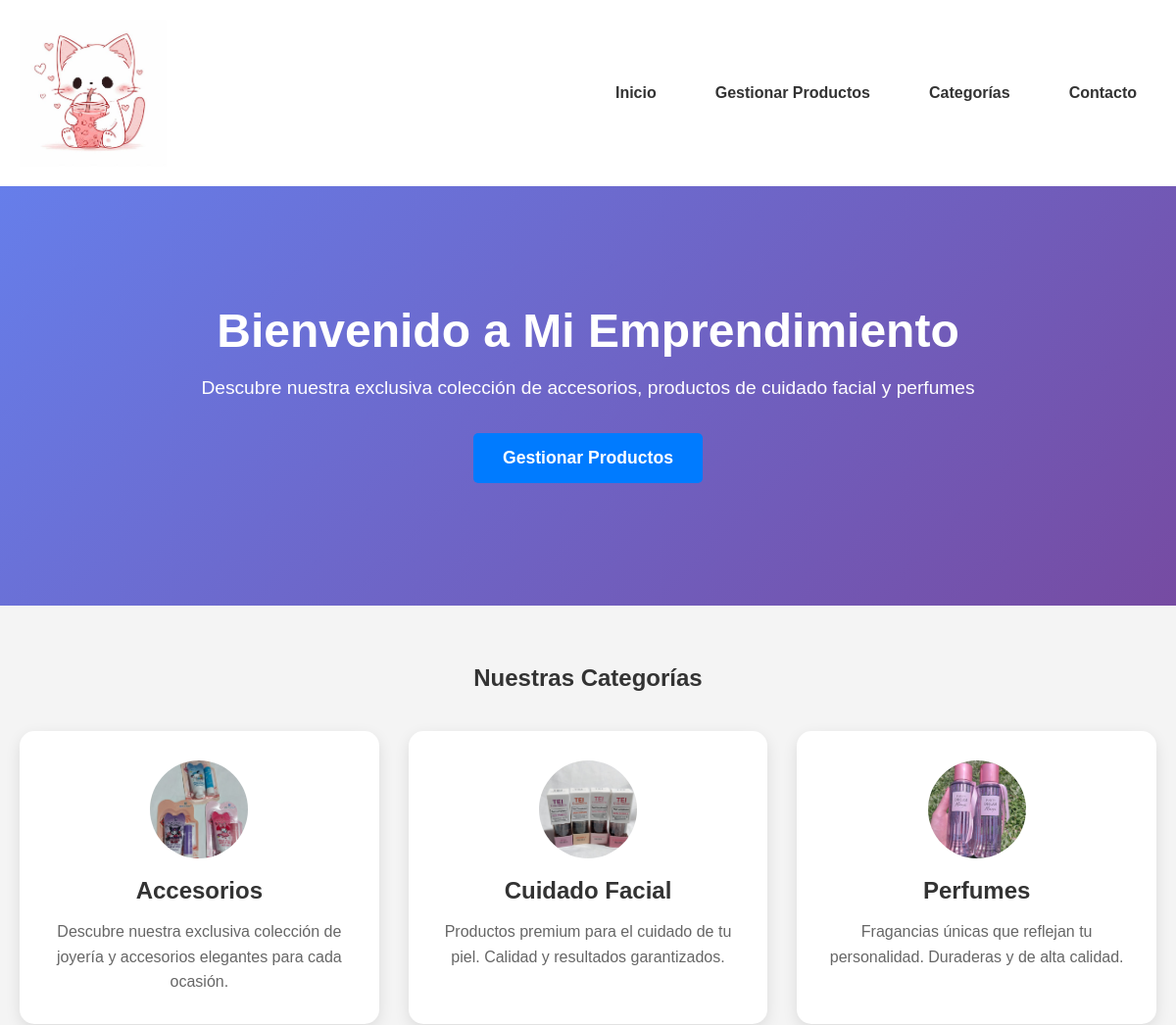
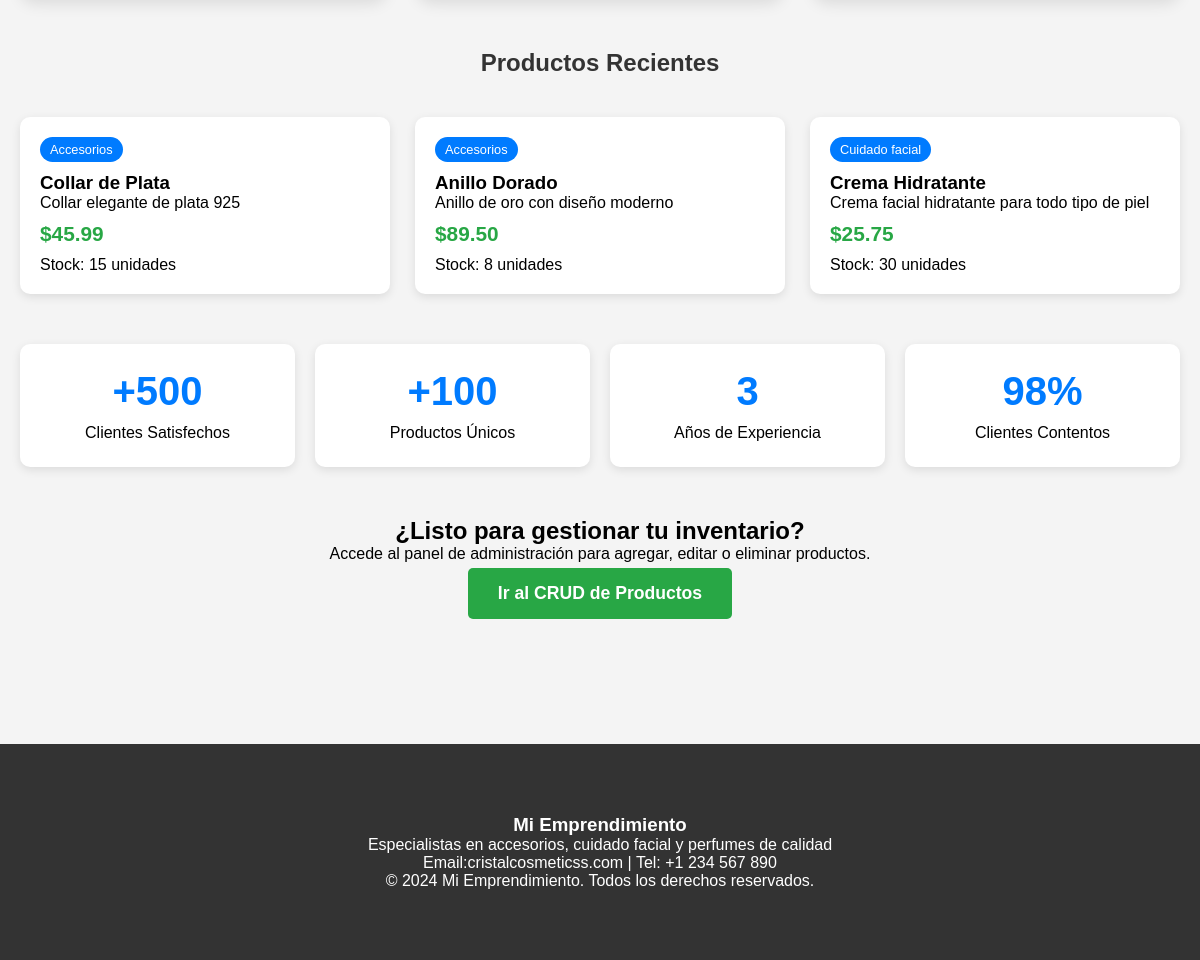
The page / on the database its author committed (2 pictures, top to bottom).
### tables this page shows
CREATE TABLE `productos` (
  `id` int NOT NULL,
  `nombre` varchar(100) NOT NULL,
  `categoria` enum('accesorios','cuidado_facial','perfumes') NOT NULL,
  `descripcion` text,
  `precio` decimal(10,2) NOT NULL,
  `stock` int NOT NULL,
  `fecha_creacion` timestamp NULL DEFAULT CURRENT_TIMESTAMP
);

### index.php (the view, shortened to what this page needs)
<?php
try {
    $database = new Database();
    $db = $database->getConnection();
    $query = "SELECT * FROM productos ORDER BY fecha_creacion DESC LIMIT 3";
    $stmt = $db->prepare($query);
    $stmt->execute();
    $productos_recientes = $stmt->fetchAll(PDO::FETCH_ASSOC);
} catch(PDOException $e) {
    $productos_recientes = array();
}
?>
<!DOCTYPE html>
<html lang="es">
<head>
    <link rel="stylesheet" href="css/style.css">
</head>
<body>
    <header class="header">
        <img src="img/logo.jpeg" alt="Logo de Mi Emprendimiento" class="logo">
        <nav class="nav-menu">
            <a href="index.php">Inicio</a>
            <a href="crud.php">Gestionar Productos</a>
            <a href="#categorias">Categorías</a>
            <a href="#contacto">Contacto</a>
        </nav>
    </header>
    <section class="hero">
        <div class="container">
            <h1>Bienvenido a Mi Emprendimiento</h1>
            <p>Descubre nuestra exclusiva colección de accesorios, productos de cuidado facial y perfumes</p>
            <a href="crud.php" class="btn btn-primary btn-large">Gestionar Productos</a>
        </div>
    </section>
    <div class="container">
        <section id="categorias">
            <h2 class="section-title">Nuestras Categorías</h2>
            <div class="categorias">
                <div class="categoria-card">
                    <img src="img/cremas.jpeg" alt="Accesorios" style="width: 100px; height: 100px; object-fit: cover; border-radius: 50%; margin-bottom: 15px;">
                    <h3>Accesorios</h3>
                    <p>Descubre nuestra exclusiva colección de joyería y accesorios elegantes para cada ocasión.</p>
                </div>
                <div class="categoria-card">
                    <img src="img/serum.jpeg" alt="Cuidado Facial" style="width: 100px; height: 100px; object-fit: cover; border-radius: 50%; margin-bottom: 15px;">
                    <h3>Cuidado Facial</h3>
                    <p>Productos premium para el cuidado de tu piel. Calidad y resultados garantizados.</p>
                </div>
                <div class="categoria-card">
                    <img src="img/perfumes.jpeg" alt="Perfumes" style="width: 100px; height: 100px; object-fit: cover; border-radius: 50%; margin-bottom: 15px;">
                    <h3>Perfumes</h3>
                    <p>Fragancias únicas que reflejan tu personalidad. Duraderas y de alta calidad.</p>
                </div>
            </div>
        </section>
        <?php if(count($productos_recientes) > 0): ?>
        <section class="productos-recientes">
            <h2 class="section-title">Productos Recientes</h2>
            <div class="productos-grid">
                <?php foreach($productos_recientes as $producto): ?>
                <div class="producto-card">
                    <span class="producto-categoria"><?php echo ucfirst(str_replace('_', ' ', $producto['categoria'])); ?></span>
                    <h3><?php echo htmlspecialchars($producto['nombre']); ?></h3>
                    <p><?php echo htmlspecialchars($producto['descripcion']); ?></p>
                    <div class="producto-precio">$<?php echo number_format($producto['precio'], 2); ?></div>
                    <div>Stock: <?php echo $producto['stock']; ?> unidades</div>
                </div>
                <?php endforeach; ?>
            </div>
        </section>
        <?php endif; ?>
        <section class="stats">
            <div class="stat-card">
                <div class="stat-number">+500</div>
                <div>Clientes Satisfechos</div>
            </div>
            <div class="stat-card">
                <div class="stat-number">+100</div>
                <div>Productos Únicos</div>
            </div>
            <div class="stat-card">
                <div class="stat-number">3</div>
                <div>Años de Experiencia</div>
            </div>
            <div class="stat-card">
                <div class="stat-number">98%</div>
                <div>Clientes Contentos</div>
            </div>
        </section>
        <section style="text-align: center; margin: 50px 0;">
            <h2>¿Listo para gestionar tu inventario?</h2>
            <p>Accede al panel de administración para agregar, editar o eliminar productos.</p>
            <a href="crud.php" class="btn btn-success btn-large">Ir al CRUD de Productos</a>
        </section>
    </div>
    <footer class="footer" id="contacto">
        <div class="container">
            <h3>Mi Emprendimiento</h3>
            <p>Especialistas en accesorios, cuidado facial y perfumes de calidad</p>
            <p>Email:cristalcosmeticss.com | Tel: +1 234 567 890</p>
            <p>&copy; 2024 Mi Emprendimiento. Todos los derechos reservados.</p>
        </div>
    </footer>
</body>
</html>

### css/style.css (style rules this page uses)
* { margin: 0; padding: 0; box-sizing: border-box; font-family: Arial, sans-serif; }
body { background-color: #f4f4f4; }
.header { background: white; padding: 20px; box-shadow: 0 2px 10px rgba(0,0,0,0.1); display: flex; justify-content: space-between; align-items: center; }
.logo { width: 150px; height: auto; }
.nav-menu { display: flex; gap: 20px; }
.nav-menu a { text-decoration: none; color: #333; font-weight: bold; padding: 10px 20px; border-radius: 5px; transition: all 0.3s; }
.container { max-width: 1200px; margin: 20px auto; padding: 20px; }
.btn { padding: 10px 20px; border: none; border-radius: 5px; cursor: pointer; font-size: 14px; font-weight: bold; transition: all 0.3s; text-decoration: none; display: inline-block; text-align: center; margin: 5px; }
.btn-primary { background: #007bff; color: white; }
.btn-success { background: #28a745; color: white; }

### index.php (style rules this page uses)
.hero { background: linear-gradient(135deg, #667eea 0%, #764ba2 100%); color: white; padding: 80px 0; text-align: center; margin-bottom: 40px; }
.hero h1 { font-size: 3em; margin-bottom: 20px; }
.hero p { font-size: 1.2em; margin-bottom: 30px; }
.categorias { display: grid; grid-template-columns: repeat(3, 1fr); gap: 30px; margin: 40px 0; }
.categoria-card { background: white; padding: 30px; border-radius: 15px; box-shadow: 0 5px 15px rgba(0,0,0,0.1); text-align: center; transition: transform 0.3s ease; }
.categoria-card h3 { color: #333; margin-bottom: 15px; font-size: 1.5em; }
.categoria-card p { color: #666; line-height: 1.6; }
.productos-recientes { margin: 50px 0; }
.productos-grid { display: grid; grid-template-columns: repeat(auto-fit, minmax(300px, 1fr)); gap: 25px; margin-top: 30px; }
.producto-card { background: white; border-radius: 10px; padding: 20px; box-shadow: 0 3px 10px rgba(0,0,0,0.1); transition: all 0.3s ease; }
.producto-categoria { background: #007bff; color: white; padding: 5px 10px; border-radius: 20px; font-size: 0.8em; display: inline-block; margin-bottom: 10px; }
.producto-precio { font-size: 1.3em; font-weight: bold; color: #28a745; margin: 10px 0; }
.btn-large { padding: 15px 30px; font-size: 1.1em; }
.section-title { text-align: center; margin-bottom: 40px; color: #333; }
.stats { display: grid; grid-template-columns: repeat(4, 1fr); gap: 20px; margin: 50px 0; }
.stat-card { background: white; padding: 25px; border-radius: 10px; text-align: center; box-shadow: 0 3px 10px rgba(0,0,0,0.1); }
.stat-number { font-size: 2.5em; font-weight: bold; color: #007bff; margin-bottom: 10px; }
.footer { background: #333; color: white; text-align: center; padding: 30px 0; margin-top: 50px; }

### rows shown on the page
productos: categoria "Accesorios", nombre "Collar de Plata", descripcion "Collar elegante de plata 925", precio "45.99", stock "15"
productos: categoria "Accesorios", nombre "Anillo Dorado", descripcion "Anillo de oro con diseño moderno", precio "89.50", stock "8"
productos: categoria "Cuidado facial", nombre "Crema Hidratante", descripcion "Crema facial hidratante para todo tipo de piel", precio "25.75", stock "30"
